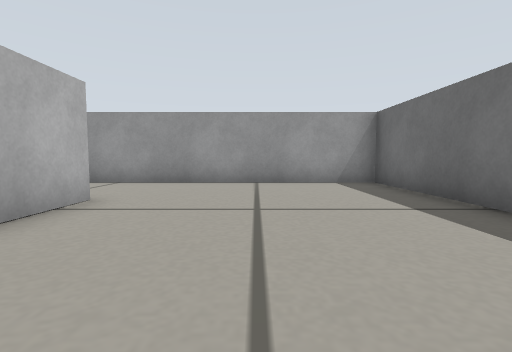
[1] (above)

16 first-person views from a walk through a world built for the Gazebo simulator. The camera is 0.19 m above the floor, tilts 4° down and sees 85° across. The floor is counted in squares, 0.25 m on a side. Each view is taken from the middle of a square. On the plan, view 1 faces up. The plan holds only what a view shows up to about 10 squares ahead; the rest is blank.

[2]
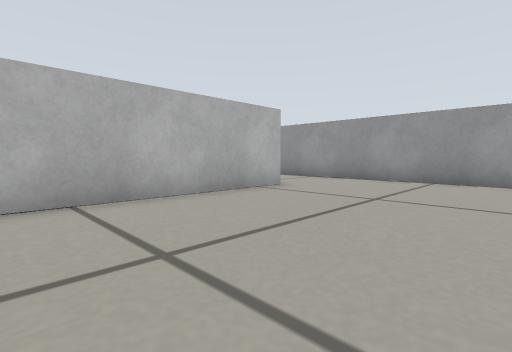

[3]
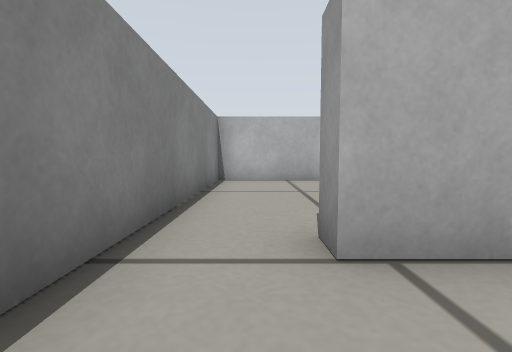

[4]
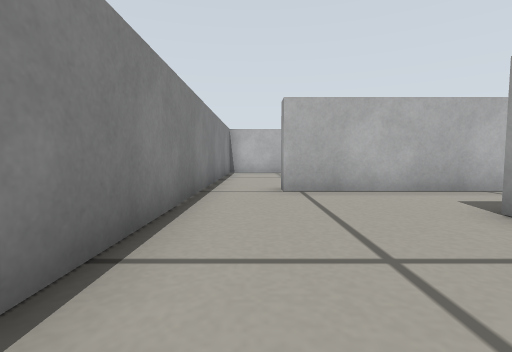

[5]
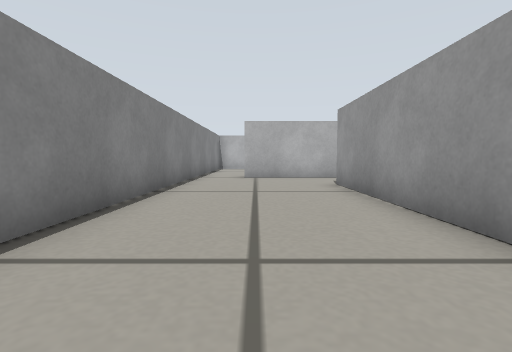

[6]
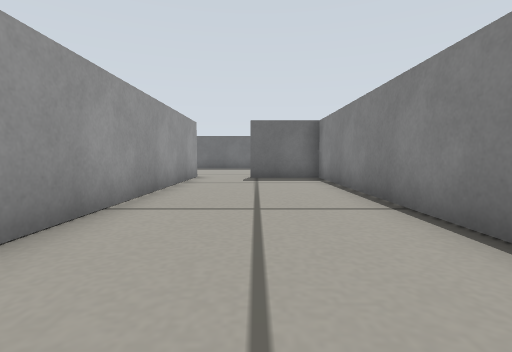

[7]
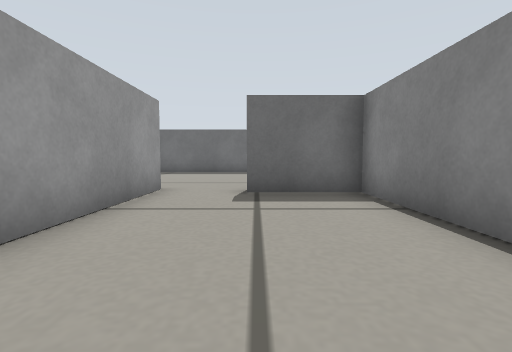

[8]
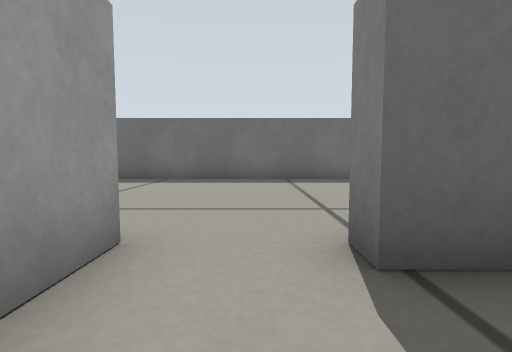

[9]
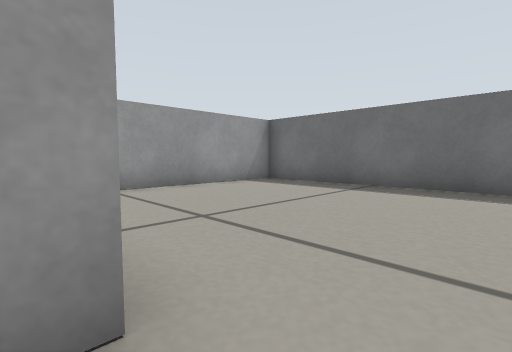

[10]
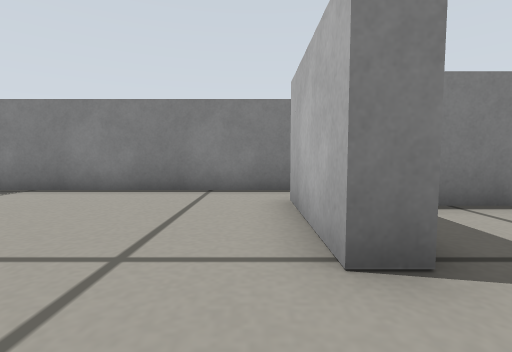

[11]
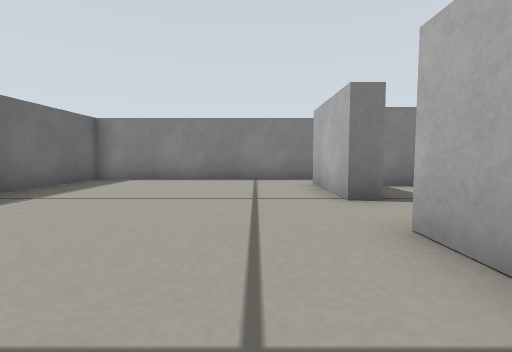

[12]
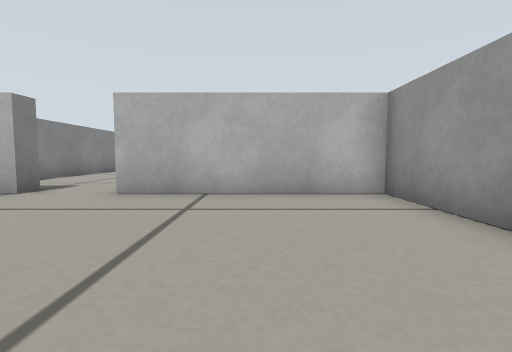

[13]
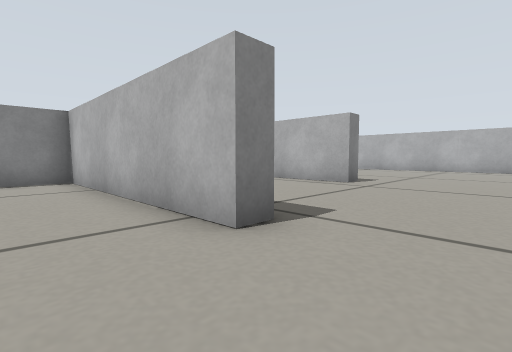

[14]
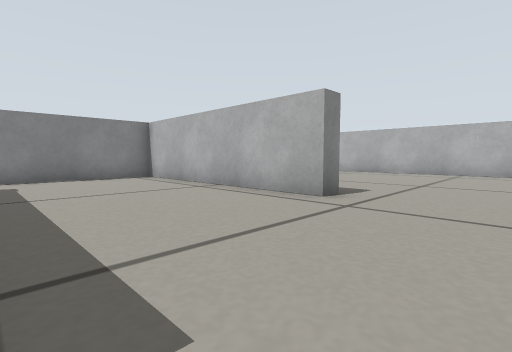

[15]
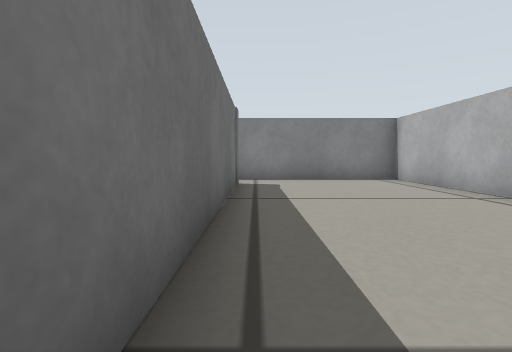

[16]
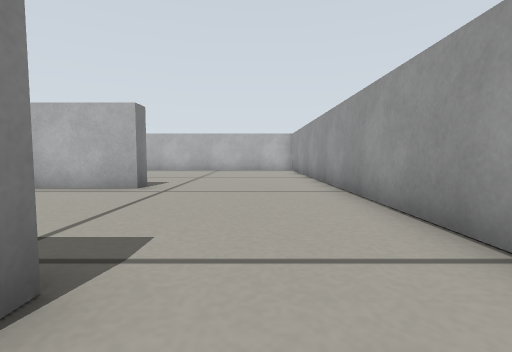

### Floor plan
Points are (right, up) in squares from view 1. A wall is a line through its corners. A room is listed if a view was taken in it or the views show most of it. See-through windows are left out.
Room 1 (views 1, 2, 13, 16)
walls: (-2.9, 4.8) (-2.9, -2.2) (4.6, -2.2); (3.4, 3.6) (3.4, 8) (-2.6, 8); (4, -0.4) (3.4, -0.4)
ways out: opening at (3.5, -1) to room 2; opening at (-3, 6) to room 4
Room 2 (views 3, 4, 5, 6, 7, 8)
walls: (4.6, -2.2) (17.8, -2.2) (17.8, 0.2); (17.4, 2.2) (6.4, 2.2); (4, 2.5) (4, -0.4)
ways out: opening at (3.5, -1) to room 1; opening at (18, 1) to room 3; opening at (5, 3)
Room 3 (views 9, 10, 11, 12)
walls: (17.8, 0.2) (18.4, 0.2) (18.4, -2.9); (18, -4.2) (25.2, -4.2) (25.2, 7.6) (18.4, 7.6) (18.4, 2.2) (17.4, 2.2)
ways out: opening at (18, 1) to room 2
Room 4 (views 14, 15)
walls: (-9.3, 3.2) (-8.6, 3.2) (-8.6, -4.2) (-3.4, -4.2); (-3.5, 4.8) (-2.9, 4.8); (-3.5, -2.7) (-3.5, 4.5); (-2.6, 8) (-9.5, 8)
ways out: opening at (-3, 6) to room 1; opening at (-9, 5.5)

Positions as (right, up) in squares from view 1, and headings:
1: (0, 0), facing up
2: (2, -1), facing up-left
3: (6, -1), facing left
4: (10, -1), facing left
5: (14, 0), facing left
6: (8, 0), facing right
7: (12, 0), facing right
8: (16, 1), facing right
9: (18, 1), facing up-right
10: (19, 2), facing down
11: (20, 5), facing down
12: (24, 5), facing left
13: (-1, 7), facing down-left
14: (-4, 6), facing down-left
15: (-4, 5), facing down
16: (-2, 6), facing left
